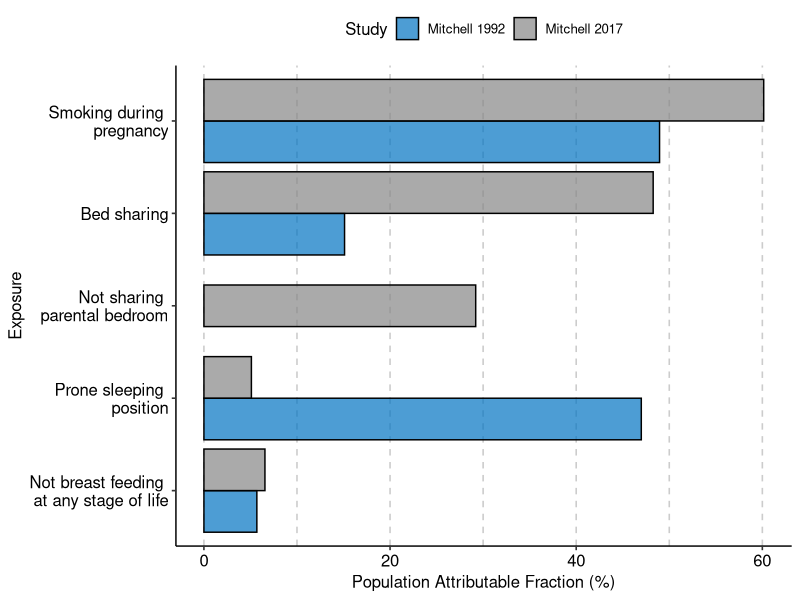

The R source for this figure: (Note: this script raises an error after producing the figure.)
library(tidyverse)
library(readxl)
library(magrittr)
library(ggpubr)

paf <- read_excel(here::here("data", "risk-factors.xlsx"), 
                         sheet = "PAF")

paf %<>%
  mutate(Exposure = case_when(
    Exposure == "Not breast feeding at any stage of life" ~
    "Not breast feeding \nat any stage of life",
    Exposure == "Prone sleeping position" ~ "Prone sleeping \nposition",
    Exposure == "Smoking during pregnancy" ~ "Smoking during \npregnancy",
    Exposure == "Not sharing parental bedroom" ~ "Not sharing \nparental bedroom",
    TRUE ~ Exposure))

order <- c("Not breast feeding \nat any stage of life", "Prone sleeping \nposition",
           "Not sharing \nparental bedroom", "Bed sharing",
           "Smoking during \npregnancy")

paf$Exposure <- factor(paf$Exposure, levels = order)


# PAF Bar Plot ------------------------------------------------------------

paf_plot <- ggplot(data = paf) +
  geom_bar(aes(x = PAF, y = Exposure, fill = Study), 
           alpha = 0.7, color = "black",
           stat = "identity",
           position = position_dodge2(padding = 0, preserve = "single")) +
  scale_fill_manual(values = c("#0073C2FF", "#868686FF")) +
  scale_color_manual(values = c("#0073C2FF", "#868686FF")) +
  xlab("Population Attributable Fraction (%)") +
  ylab("Exposure") +
  theme_pubr() +
  theme(panel.grid.major.x = element_line(color = "grey80",
                                          linetype = "dashed"),
        panel.grid.minor.x = element_line(color = "grey80",
                                          linetype = "dashed"))

# PAF Table ---------------------------------------------------------------

paf_table <- paf %>%
  select(-c(pc:`Upper CI`)) %>%
  pivot_wider(names_from = Study, values_from = "PAF") %>%
  select("Exposure", "Mitchell 1992", "Mitchell 2017") %>%
  mutate_if(is.numeric, round, digits = 2) %>%
  replace(is.na(.), "-") %>%
  arrange(desc(Exposure))


# OR Table ----------------------------------------------------------------

table_df <- paf %>%
  mutate_if(is.numeric, round, digits = 2) %>%
  mutate(OR = paste0(
    sprintf("%.2f", OR), 
    " (", 
    sprintf("%.2f",`Lower CI`), 
    ", ", 
    sprintf("%.2f",`Upper CI`), 
    ")"))

or_table <- table_df %>%
  select(-c(pc, `Lower CI`:PAF)) %>%
  pivot_wider(names_from = Study, values_from = "OR") %>%
  replace(is.na(.), "-") %>%
  arrange(desc(Exposure))

paf_table_p <- ggtexttable(paf_table, rows = NULL, 
            theme = ttheme("default"))

or_table_p <- ggtexttable(or_table, rows = NULL, 
                           theme = ttheme("default"))

paf_comb_p <- ggarrange(paf_plot, 
          ggarrange(paf_table_p, or_table_p, 
                    nrow = 2,
                    labels = c("Population Attributable Fraction (%)",
                               "Odds Ratio (Univariate)"),
                    hjust = c(-0.17, -0.6),
                    vjust = c(1, 1)),
          ncol = 2)

ggsave(filename = "paf_plot.png", plot = paf_comb_p, path = here::here("out"),
       width = 23, height = 15, units = "cm")
